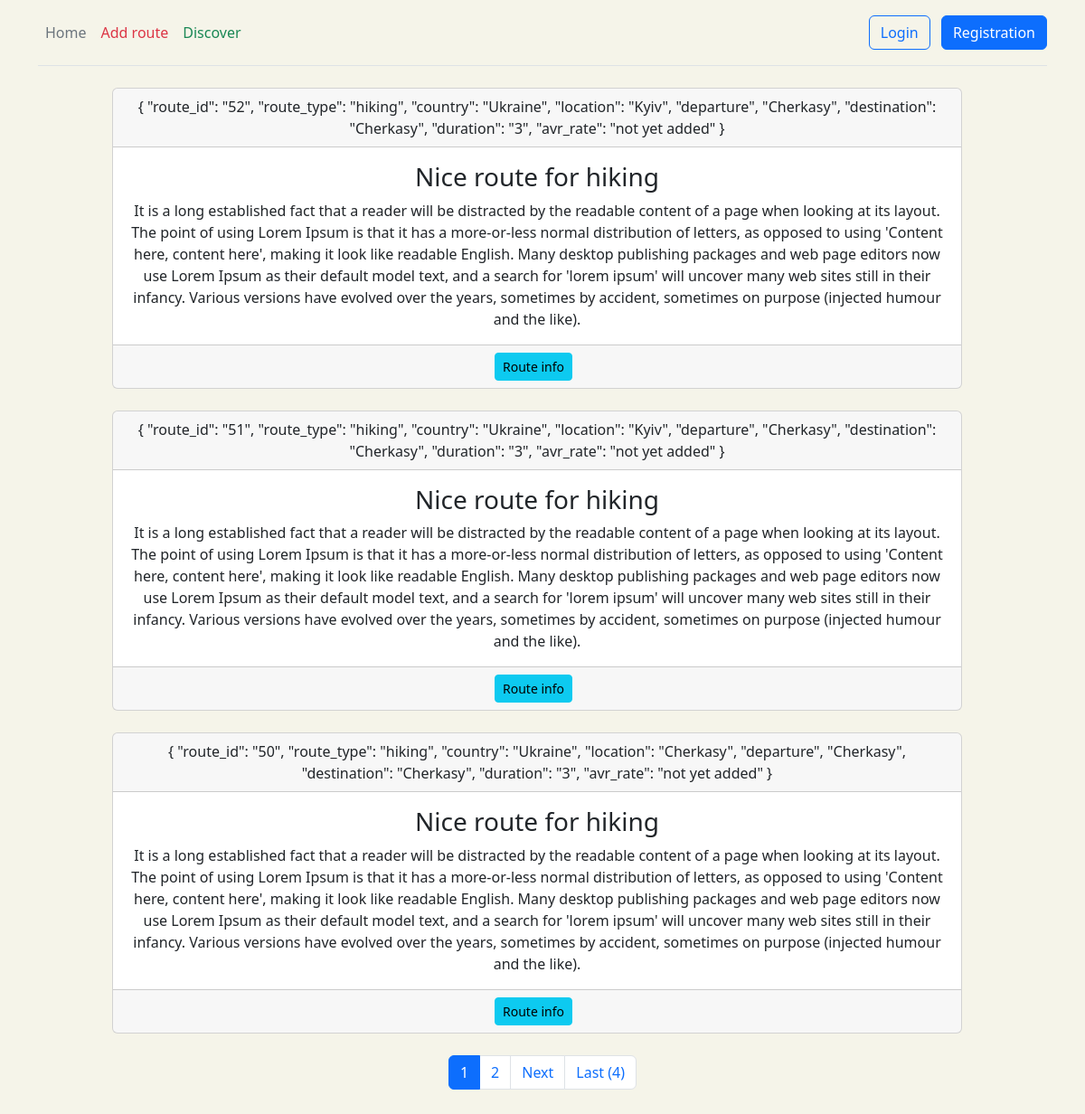
/route/hiking/, run on an earlier commit of the app's database.
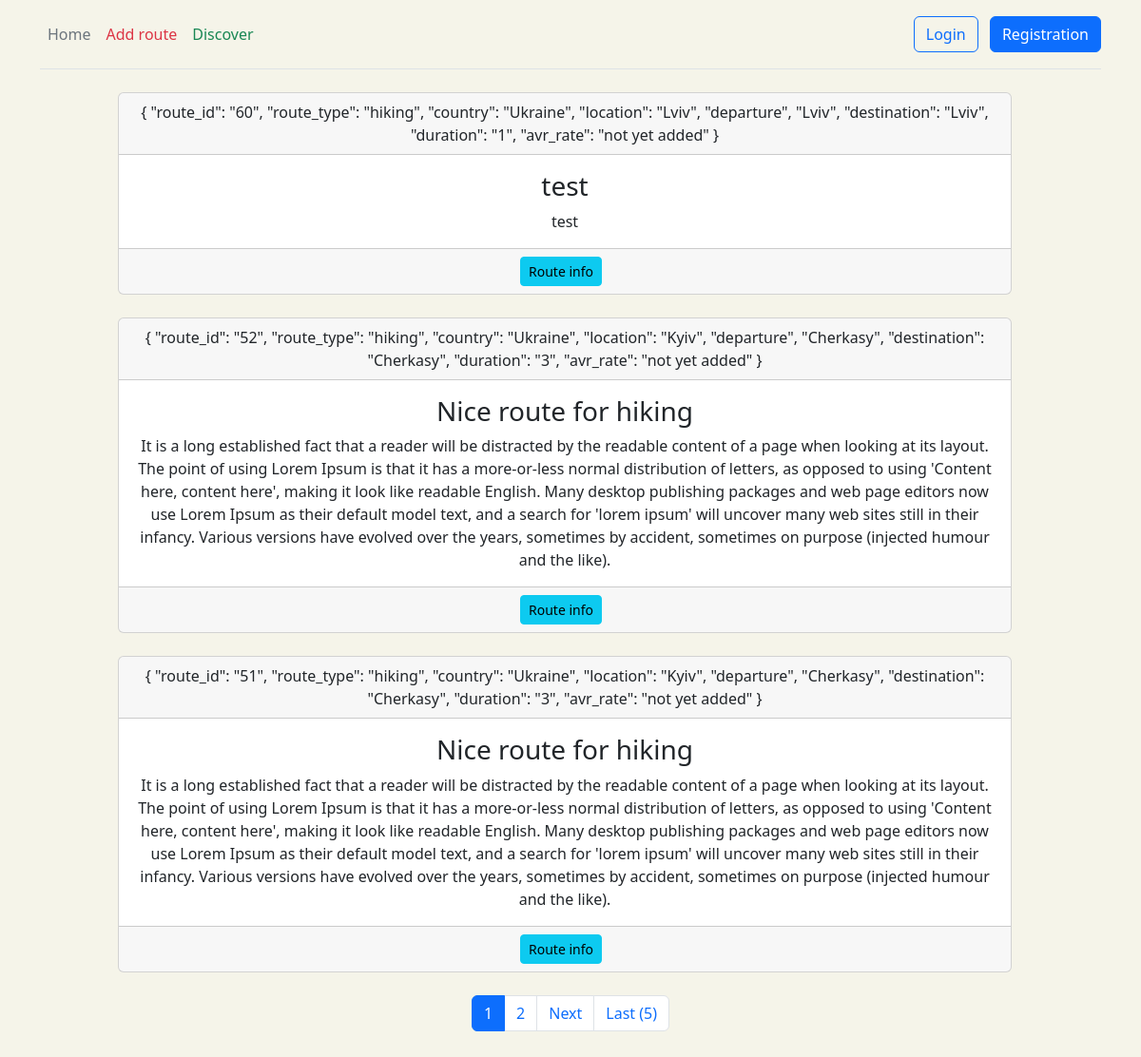
And on a later commit of the database.
### route/models.py (models this page shows, shortened)
class Route(models.Model):
    class RouteType(models.TextChoices):
        bicycle_route = 'cycling', gettext_lazy('cycling')
        hiking_route = 'hiking', gettext_lazy('hiking')
    route_name = models.CharField(max_length=255, null=True)
    route_type = models.CharField(max_length=50,
                                  choices=RouteType.choices,
                                  default=RouteType.hiking_route)
    departure = models.IntegerField()
    stopping = models.CharField(max_length=50, null=True)
    destination = models.IntegerField()
    country = models.CharField(max_length=50)
    location = models.CharField(max_length=50)
    description = models.TextField()
    duration = models.IntegerField()
    class Meta:
        verbose_name = 'Route'
        verbose_name_plural = 'Routes'

### route/views.py (the view)
# urls.py: path('<str:route_type>/', views.filter_route, name='route_type'),
def filter_route(request, route_type=None, country=None, location=None):
    cursor = connection.cursor()
    query_filter = []
    if route_type is not None:
        query_filter.append(f"route_type='{route_type}'")
    if country is not None:
        query_filter.append(f"country='{country}'")
    if location is not None:
        query_filter.append(f"location='{location}'")
    filter_string = ' and '.join(query_filter)
    joining = """SELECT route_route.route_name,
                        route_route.route_type,
                        route_route.country,
                        route_route.location,
                        start.name  AS departure,
                        finish.name AS destination,
                        route_route.description,
                        route_route.duration,
                        route_route.id
                    FROM route_route
                    JOIN route_place as start
                    ON start.id = route_route.departure
                    JOIN route_place as finish
                    ON finish.id = route_route.destination
                    WHERE """ + filter_string + """ORDER BY route_route.id DESC"""
    cursor.execute(joining)
    result_joining = cursor.fetchall()
    result = [{'route_name': itm[0], 'route_type': itm[1], 'country': itm[2],
               'location': itm[3], 'departure': itm[4], 'destination': itm[5],
               'description': itm[6], 'duration': itm[7], 'route_id': itm[8]} for itm in result_joining]
    paginator = Paginator(result, 3)
    page_number = int(request.GET.get('page', default=1))
    if page_number > paginator.num_pages:
        page_number = 1
    page_obj = paginator.get_page(page_number)
    previous_page = page_obj.previous_page_number() if page_number > 1 else 1
    next_page = page_obj.next_page_number() if page_number < paginator.num_pages else paginator.num_pages
    all_pages = paginator.num_pages
    return render(request, 'route/filter_route.html', {'page_obj': page_obj.object_list,
                                                       'previous_page': previous_page,
                                                       'next_page': next_page,
                                                       'current_page': page_number,
                                                       'all_pages': all_pages})

### templates/route/filter_route.html (shortened to what this page needs)
{% extends 'main/layout.html' %}
{% block content %}
    <div class="container">
        <div class="row">
            <ul class="list-group">
                {% if page_obj %}
                    {% for itm in page_obj %}
                        <div class="card text-center col-md-10 mx-auto">
                            <div class="card-header">
                                {
                                "route_id": "{{ itm.route_id }}",
                                "route_type": "{{ itm.route_type }}",
                                "country": "{{ itm.country }}",
                                "location": "{{ itm.location }}",
                                "departure", "{{ itm.departure }}",
                                "destination": "{{ itm.destination }}",
                                "duration": "{{ itm.duration }}",
                                "avr_rate": "not yet added"
                                }
                            </div>
                            <div class="card-body">
                                <h3 class="card-title">{{ itm.route_name }}</h3>
                                <p class="card-text">
                                    {{ itm.description }}
                            </div>
                            <div class="card-footer text-muted">
                                <a href="{% url 'route:route_info' itm.route_id %}"
                                   class="btn btn-sm btn-info flex-shrink-0 me-2">Route info</a>
                            </div>
                        </div>
                        <br>
                    {% endfor %}
                {% else %}
                    <h3 class="text-center">Does not exist (filter_route templ)</h3>
                {% endif %}
            </ul>
            {% if page_obj %}
                <nav aria-label="Page navigation example">
                    <ul class="pagination mb-5 justify-content-center">
                        <li class="page-item active" aria-current="page">
                            <a class="page-link" href="#">{{ current_page }} </a>
                        </li>
                        {% if next_page and current_page < all_pages %}
                            <li class="page-item"><a class="page-link" href="?page={{ next_page }}">{{ next_page }}</a>
                            </li>
                            <li class="page-item"><a class="page-link" href="?page={{ next_page }}">Next</a></li>
                            <li class="page-item"><a class="page-link" href="?page={{ all_pages }}">Last
                                ({{ all_pages }})</a></li>
                        {% endif %}
                    </ul>
                </nav>
            {% endif %}
        </div>
    </div>
{% endblock %}

What changed in the data, as far as the page shows it:
no longer on this page (row unchanged): Route: route_id "50", route_type "hiking", country "Ukraine", location "Cherkasy", departure "Cherkasy", destination "Cherkasy", duration "3", route_name "Nice route for hiking", description "It is a long established fact that a reader will be distracted by the readable content of a page when looking at its layout. The point of using Lorem Ipsum is that it has a more-or-less normal distribution of letters, as opposed to using 'Content here, content here', making it look like readable English. Many desktop publishing packages and web page editors now use Lorem Ipsum as their default model text, and a search for 'lorem ipsum' will uncover many web sites still in their infancy. Various versions have evolved over the years, sometimes by accident, sometimes on purpose (injected humour and the like)."
added Route: route_id "60", route_type "hiking", country "Ukraine", location "Lviv", departure "Lviv", destination "Lviv", duration "1", route_name "test", description "test"
Also different on the page:
{{ all_pages }}: "4" → "5"
